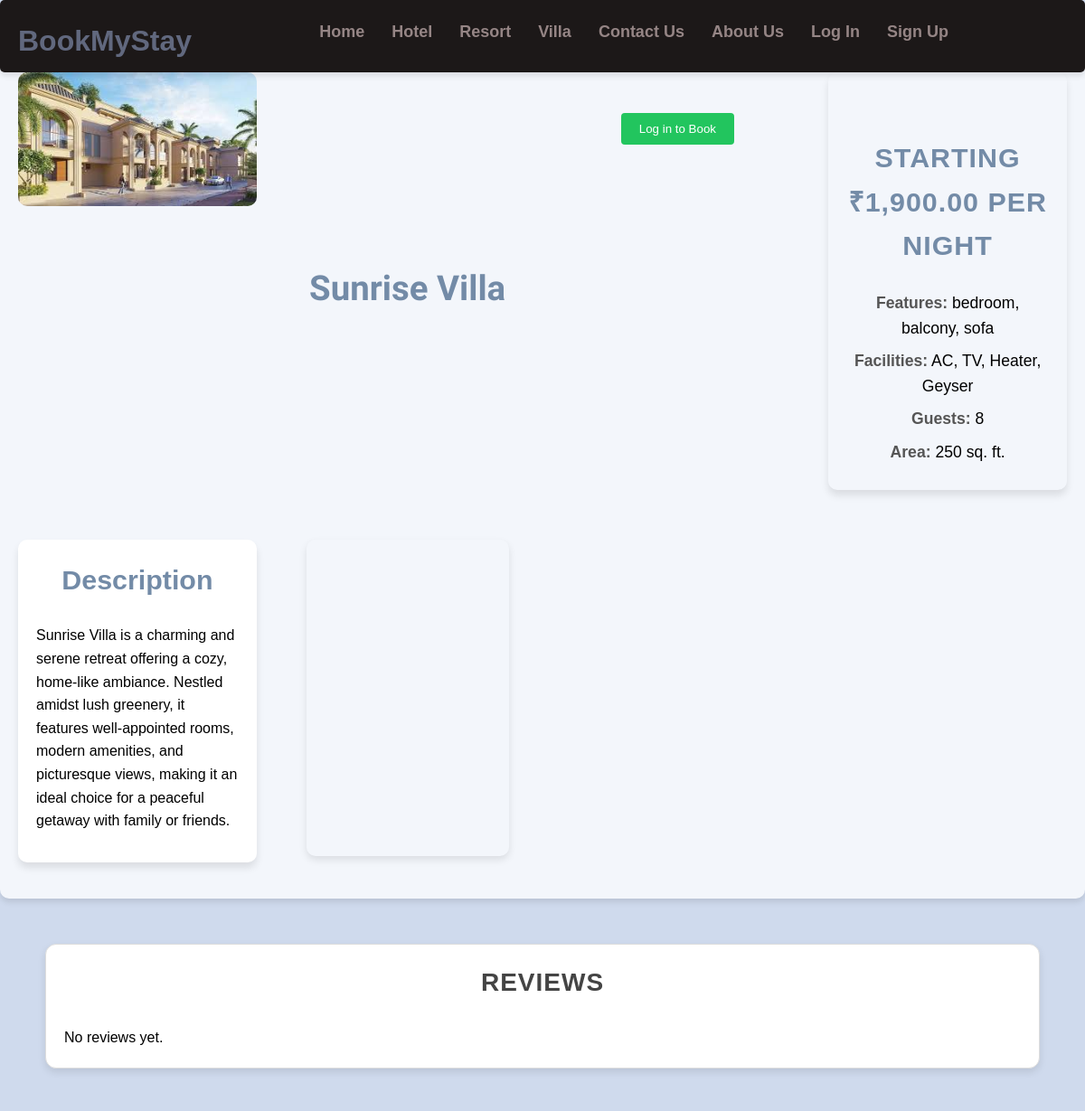
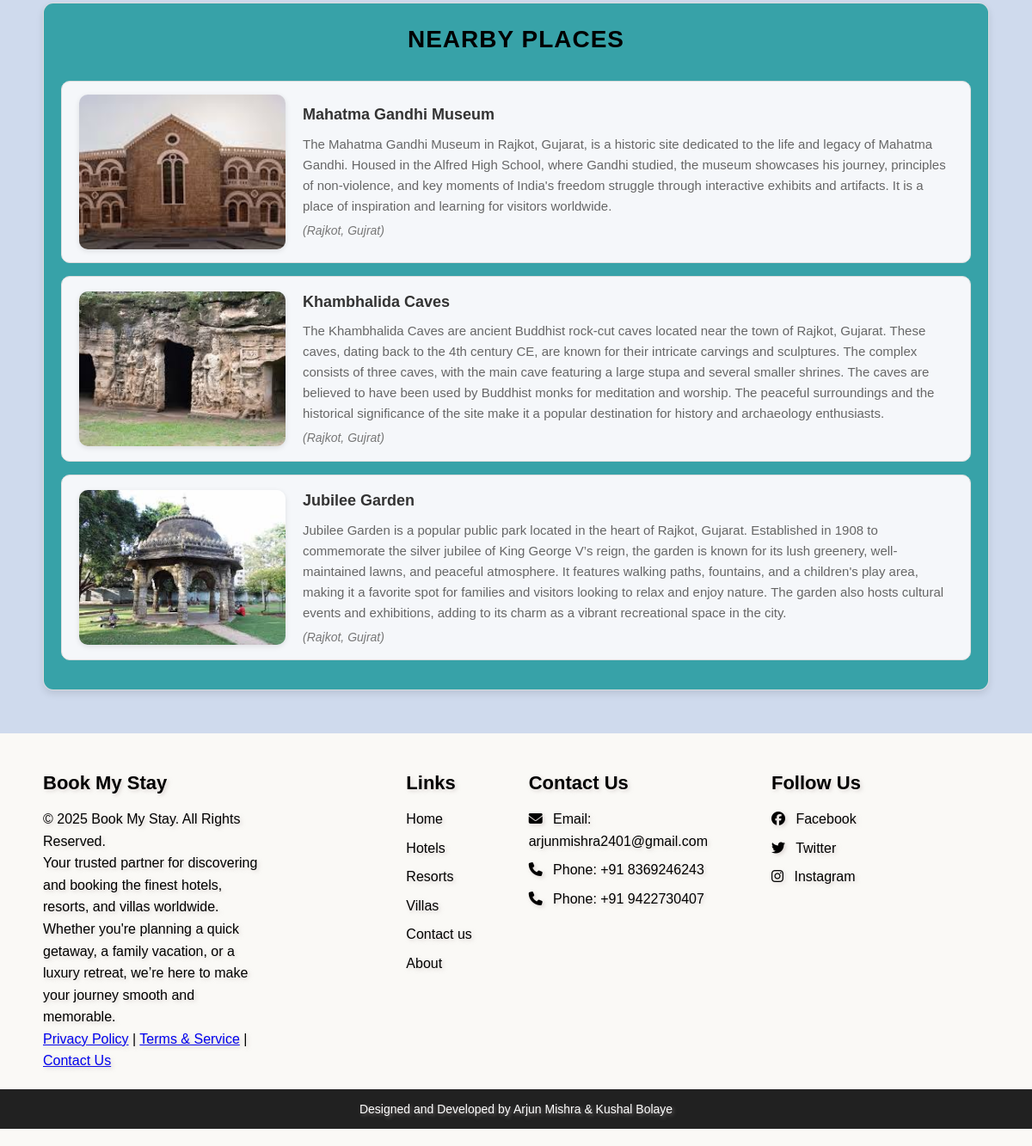
The page /villadetail.php?id=5 on the database its author committed (2 pictures, top to bottom).
### tables this page shows
CREATE TABLE `villas1` (
  `id` int(11) NOT NULL,
  `name` varchar(255) NOT NULL,
  `location` varchar(255) NOT NULL,
  `price` decimal(10,2) NOT NULL,
  `description` text DEFAULT NULL,
  `features` text NOT NULL,
  `facilities` text NOT NULL,
  `guest_capacity` varchar(50) NOT NULL,
  `area` varchar(50) NOT NULL,
  `image_url` varchar(255) DEFAULT NULL,
  `iframe` varchar(2000) NOT NULL,
  `last_updated` timestamp NOT NULL DEFAULT current_timestamp() ON UPDATE current_timestamp()
);

CREATE TABLE `nearby_villa` (
  `place_id` int(11) NOT NULL,
  `villa_id` int(20) NOT NULL,
  `name` varchar(255) NOT NULL,
  `description` text NOT NULL,
  `location` text NOT NULL,
  `image_url` varchar(255) NOT NULL
);

### villadetail.php (the view, shortened to what this page needs)
<?php
if (isset($_GET['id'])) {
    $reviews = [];
} else {
    die("Property ID or type is missing.");
}
?>
<!DOCTYPE html>
<html lang="en">
<head>
  <link rel="stylesheet" href="styles.css">
</head>
<body>
  <?php include './includes/header.php'; ?>
    <?php
    if (isset($_GET['id'])) {
        $hotelId = $_GET['id'];
        $query = "SELECT * FROM villas1 WHERE id = $hotelId";
        $result = mysqli_query($conn, $query);
        $hotel = mysqli_fetch_assoc($result);
        $sql = "SELECT * FROM nearby_villa WHERE villa_id = $hotelId";
        $result = mysqli_query($conn, $sql);
        $nearby_hotel = mysqli_fetch_all($result, MYSQLI_ASSOC);
        if ($hotel) {
            ?>
            <!DOCTYPE html>
            <html lang="en">
            <head>
                <link rel="stylesheet" href="styles1.css">
            </head>
            <body>
                    <div class="hotel-details">
                        <div class="hotel-image">
                            <img src="<?php echo htmlspecialchars($hotel['image_url']); ?>" alt="<?php echo htmlspecialchars($hotel['name']); ?>">
                            </div>
                        <div class="hotel-name">
                            <h1><?php echo htmlspecialchars($hotel['name']); ?></h1>
                        </div>
                        <div class="book-now-btn"><?php
                                        if (isset($_SESSION['username'])) {
                                            echo '<a href="book2.php?villa_id=' . $hotel['id'] . '"><button class="btn">Book Now</button></a>';
                                        } else {
                                            echo '<a href="login.php"><button class="btn">Log in to Book</button></a>';
                                        }?>
                            </div>
                        <div class="hotel-info">
                            <h2>Starting ₹<?php echo number_format($hotel['price'], 2); ?> per night</h2>
                            <ul>
                                <li><strong>Features:</strong> <?php echo htmlspecialchars($hotel['features']); ?></li>
                                <li><strong>Facilities:</strong> <?php echo htmlspecialchars($hotel['facilities']); ?></li>
                                <li><strong>Guests:</strong> <?php echo htmlspecialchars($hotel['guest_capacity']); ?></li>
                                <li><strong>Area:</strong> <?php echo htmlspecialchars($hotel['area']); ?> sq. ft.</li>
                            </ul>
                        </div>
                        <div class="hotel-description">
                            <h3>Description</h3>
                            <p><?php echo htmlspecialchars($hotel['description']); ?></p>
                        </div>
                        <div class="map">
                            <iframe
                            src="<?php echo htmlspecialchars($hotel['iframe']); ?>"
                            allowfullscreen="" loading="lazy">
                            </iframe>
                        </div>
                    </div>
                    <div class="container">
                        <h2>Reviews</h2>
                        <?php if (!empty($reviews)) : ?>
                            <?php foreach ($reviews as $review) : ?>
                                <div class="review">
                                    <strong><?= htmlspecialchars($review['username']); ?></strong> - ⭐<?= $review['rating']; ?>
                                    <p><?= htmlspecialchars($review['review']); ?></p>
                                    <small><?= $review['created_at']; ?></small>
                                </div>
                            <?php endforeach; ?>
                        <?php else : ?>
                            <p>No reviews yet.</p>
                        <?php endif; ?>
                    </div>
                    <div class="nearby-hotels">
                        <h3>Nearby Places</h3>
                        <ul>
                            <?php foreach ($nearby_hotel as $nearby) { ?>
                                <li>
                                    <img src="<?php echo htmlspecialchars($nearby['image_url']); ?>" alt="<?php echo htmlspecialchars($nearby['name']); ?>">
                                    <span>
                                        <strong><?php echo htmlspecialchars($nearby['name']); ?></strong>
                                        <div class="description"><?php echo htmlspecialchars($nearby['description']); ?></div>
                                        <div class="location">(<?php echo htmlspecialchars($nearby['location']); ?>)</div>
                                    </span>
                                </li>
                            <?php } ?>
                        </ul>
                    </div>
            </body>
            </html>
            <?php
                } else {
                    echo "<p>Villa details not found.</p>";
                }
            } else {
                echo "<p>Invalid villa ID.</p>";
            }
            ?>
<?php include './includes/footer.php'; ?>
</body>
</html>

### styles.css (style rules this page uses)
body { font-family: Arial, sans-serif; margin: 0; padding: 0; box-sizing: border-box; margin-top: 100px; }
h1 { text-align: center; margin: 20px 0; }
button { padding: 10px 20px; background-color:#22c55e; color: white; border: none; border-radius: 4px; cursor: pointer; margin-top: 10px; }

### assets/css/styles.css (style rules this page uses)
* { margin: 0; padding: 0; box-sizing: border-box; }
body { font-family: Arial, sans-serif; line-height: 1.6; }
.hotel-info, .resort-info, .villa-info { padding: 15px; text-align: center; }
.map iframe { width: 100%; height: 400px; border-radius: 8px; border: none; box-shadow: 0 4px 8px rgba(0, 0, 0, 0.1); }

### styles1.css (style rules this page uses)
body { font-family: Arial, sans-serif; margin-top: 5%; padding: 0; background-color: #7696cc58; }
.hotel-details { display: grid; grid-template-columns: repeat(auto-fit, minmax(250px, 1fr)); gap: 35px; margin: 50px auto; max-width: 1400px; background-color:#f3f6fb; padding: 20px; border-radius: 10px; box-shadow: 0 4px 6px rgba(0, 0, 0, 0.1); width: 100%; }
.hotel-name { display: flex; text-align: center; align-items: center; justify-content: center; font-size: 1.2rem; font-weight: bold; color: #738ba7; height: auto; font-family: "Parkinsans", sans-serif; overflow: hidden; margin-top: 15px; }
.hotel-image img { width: 100%; height: auto; max-height: 320px; border-radius: 10px; object-fit: cover; }
.hotel-info { width: 100%; max-width: 100%; font-size: 1.1rem; height: auto; box-shadow: 0 6px 8px rgba(0, 0, 0, 0.1); border-radius: 10px; padding: 20px; margin: 0; }
.hotel-info h2 { color: #738ba7; font-size: 1.9rem; text-align: center; margin-top: 50px; margin-bottom: 25px; }
.hotel-info ul { list-style: none; padding: 0; }
.hotel-info ul li { margin: 8px 0; }
.hotel-info ul li strong { color: #555; }
.book-now-btn { display: block; width: 80%; max-width: 300px; padding: 10px; margin: 25px auto 0; text-align: center;; color: white; border: none; border-radius: 5px; font-size: 1.2rem; }
.hotel-description { width: 100%; max-width: 100%; margin: 20px auto; height: auto; background-color: #fff; padding: 20px; border-radius: 10px; box-shadow: 0 6px 8px rgba(0, 0, 0, 0.1); }
.hotel-description h3 { color: #738ba7; font-size: 1.9rem; text-align: center; margin-bottom: 25px; }
.map { width:100%; padding: 20px; }
.map iframe { width: 100%; height: 350px; border-radius: 10px; }
.nearby-hotels { margin: 50px; padding: 20px; background-color: #37a2a8; border: 1px solid #e0e0e0; border-radius: 12px; box-shadow: 0 4px 8px rgba(0, 0, 0, 0.1); max-height: 800px; overflow-y: auto; border: 1px solid #ddd; }
.nearby-hotels h3 { font-size: 28px; font-weight: 800; margin-bottom: 25px; color: color: #0b2545; text-align: center; text-transform: uppercase; letter-spacing: 1px; }
.nearby-hotels ul { list-style: none; padding: 0; margin: 0; }
.nearby-hotels li { display: flex; align-items: center; gap: 20px; padding: 15px 20px; margin-bottom: 15px; background-color: #f5f7fa; border: 1px solid #ddd; border-radius: 10px; transition: transform 0.3s ease, box-shadow 0.3s ease; }
.nearby-hotels li img { width: 240px; height: 180px; object-fit: cover; border-radius: 10px; box-shadow: 0 2px 6px rgba(0, 0, 0, 0.1); }
.nearby-hotels li span { flex: 1; font-size: 16px; line-height: 1.6; color: #555; }
.nearby-hotels li strong { display: block; font-size: 18px; font-weight: 800; color: #333; margin-bottom: 5px; }
.nearby-hotels li .location { font-size: 14px; color: #777; margin-top: 5px; font-style: italic; }
.nearby-hotels li .description { font-size: 15px; color: #666; margin-top: 8px; }
.container { max-width: 1800px; margin: auto; background: #fff; margin-top: 100px; margin-bottom: 100px; padding: 30px; border-radius: 8px; box-shadow: 0 0 10px rgba(0, 0, 0, 0.1); margin: 50px; padding: 20px; background-color: #ffffff; border: 1px solid #e0e0e0; border-radius: 12px; box-shadow: 0 4px 8px rgba(0, 0, 0, 0.1); max-height: 400px; overflow-y: auto; border: 1px solid #ddd; }
h2 { font-size: 28px; font-weight: 800; margin-bottom: 25px; color: #444; text-align: center; text-transform: uppercase; letter-spacing: 1px; }

### rows shown on the page
villas1: name "Sunrise Villa", price "1,900.00", features "bedroom, balcony, sofa", facilities "AC, TV, Heater, Geyser", guest_capacity "8", area "250", description "Sunrise Villa is a charming and serene retreat offering a cozy, home-like ambiance. Nestled amidst lush greenery, it features well-appointed rooms, modern amenities, and picturesque views, making it an ideal choice for a peaceful getaway with family or friends."
nearby_villa: image_url (picture), name "Mahatma Gandhi Museum", description "The Mahatma Gandhi Museum in Rajkot, Gujarat, is a historic site dedicated to the life and legacy of Mahatma Gandhi. Housed in the Alfred High School, where Gandhi studied, the museum showcases his journey, principles of non-violence, and key moments of India's freedom struggle through interactive exhibits and artifacts. It is a place of inspiration and learning for visitors worldwide.", location "Rajkot, Gujrat"
nearby_villa: image_url (picture), name "Khambhalida Caves", description "The Khambhalida Caves are ancient Buddhist rock-cut caves located near the town of Rajkot, Gujarat. These caves, dating back to the 4th century CE, are known for their intricate carvings and sculptures. The complex consists of three caves, with the main cave featuring a large stupa and several smaller shrines. The caves are believed to have been used by Buddhist monks for meditation and worship. The peaceful surroundings and the historical significance of the site make it a popular destination for history and archaeology enthusiasts.", location "Rajkot, Gujrat"
nearby_villa: image_url (picture), name "Jubilee Garden", description "Jubilee Garden is a popular public park located in the heart of Rajkot, Gujarat. Established in 1908 to commemorate the silver jubilee of King George V’s reign, the garden is known for its lush greenery, well-maintained lawns, and peaceful atmosphere. It features walking paths, fountains, and a children's play area, making it a favorite spot for families and visitors looking to relax and enjoy nature. The garden also hosts cultural events and exhibitions, adding to its charm as a vibrant recreational space in the city.", location "Rajkot, Gujrat"
